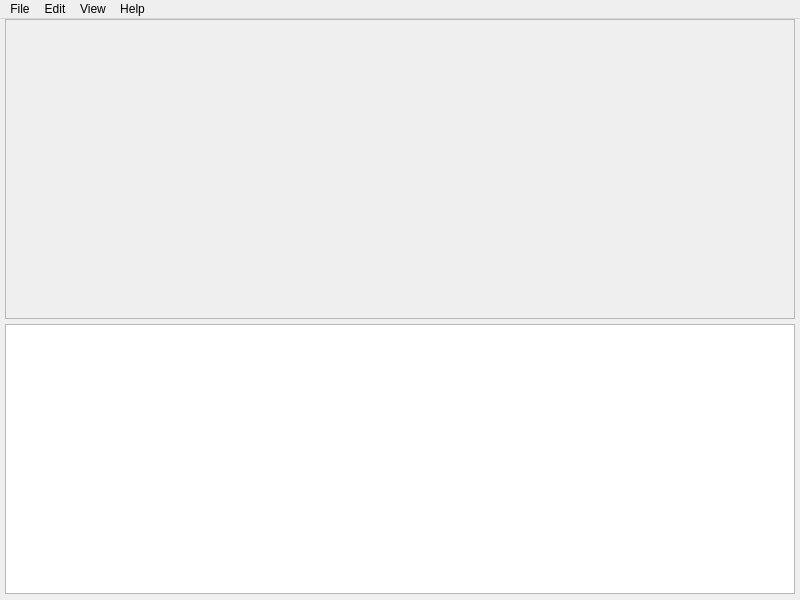
<?xml version="1.0" encoding="UTF-8"?>
<ui version="4.0">
 <class>PythonOCR</class>
 <widget class="QMainWindow" name="PythonOCR">
  <property name="geometry">
   <rect>
    <x>0</x>
    <y>0</y>
    <width>800</width>
    <height>600</height>
   </rect>
  </property>
  <property name="windowTitle">
   <string>PythonOCR</string>
  </property>
  <widget class="QWidget" name="centralwidget">
   <widget class="QWidget" name="widget" native="true">
    <property name="geometry">
     <rect>
      <x>0</x>
      <y>0</y>
      <width>800</width>
      <height>600</height>
     </rect>
    </property>
    <widget class="QScrollArea" name="scrollArea">
     <property name="geometry">
      <rect>
       <x>5</x>
       <y>0</y>
       <width>790</width>
       <height>300</height>
      </rect>
     </property>
     <property name="verticalScrollBarPolicy">
      <enum>Qt::ScrollBarAsNeeded</enum>
     </property>
     <property name="horizontalScrollBarPolicy">
      <enum>Qt::ScrollBarAsNeeded</enum>
     </property>
     <property name="sizeAdjustPolicy">
      <enum>QAbstractScrollArea::AdjustToContents</enum>
     </property>
     <property name="widgetResizable">
      <bool>true</bool>
     </property>
     <widget class="QWidget" name="scrollAreaWidgetContents">
      <property name="geometry">
       <rect>
        <x>0</x>
        <y>0</y>
        <width>786</width>
        <height>296</height>
       </rect>
      </property>
      <widget class="QLabel" name="imageLbl">
       <property name="geometry">
        <rect>
         <x>0</x>
         <y>5</y>
         <width>790</width>
         <height>300</height>
        </rect>
       </property>
       <property name="sizePolicy">
        <sizepolicy hsizetype="Ignored" vsizetype="Ignored">
         <horstretch>0</horstretch>
         <verstretch>0</verstretch>
        </sizepolicy>
       </property>
       <property name="text">
        <string/>
       </property>
       <property name="scaledContents">
        <bool>true</bool>
       </property>
      </widget>
     </widget>
    </widget>
    <widget class="QPlainTextEdit" name="plainTextEditResult">
     <property name="geometry">
      <rect>
       <x>5</x>
       <y>305</y>
       <width>790</width>
       <height>270</height>
      </rect>
     </property>
    </widget>
   </widget>
  </widget>
  <widget class="QMenuBar" name="menubar">
   <property name="geometry">
    <rect>
     <x>0</x>
     <y>0</y>
     <width>800</width>
     <height>20</height>
    </rect>
   </property>
   <widget class="QMenu" name="fileMenu">
    <property name="title">
     <string>File</string>
    </property>
   </widget>
   <widget class="QMenu" name="editMenu">
    <property name="title">
     <string>Edit</string>
    </property>
   </widget>
   <widget class="QMenu" name="viewMenu">
    <property name="title">
     <string>View</string>
    </property>
   </widget>
   <widget class="QMenu" name="helpMenu">
    <property name="title">
     <string>Help</string>
    </property>
   </widget>
   <addaction name="fileMenu"/>
   <addaction name="editMenu"/>
   <addaction name="viewMenu"/>
   <addaction name="helpMenu"/>
  </widget>
  <action name="openAct">
   <property name="icon">
    <iconset>
     <normaloff>icones/folder-open.png</normaloff>icones/folder-open.png</iconset>
   </property>
   <property name="text">
    <string>Open...</string>
   </property>
  </action>
  <action name="exitAct">
   <property name="icon">
    <iconset>
     <normaloff>icones/door-open-out.png</normaloff>icones/door-open-out.png</iconset>
   </property>
   <property name="text">
    <string>E&amp;xit</string>
   </property>
  </action>
  <action name="getAct">
   <property name="icon">
    <iconset>
     <normaloff>icones/gear.png</normaloff>icones/gear.png</iconset>
   </property>
   <property name="text">
    <string>&amp;Get Text</string>
   </property>
  </action>
  <action name="cleanAct">
   <property name="icon">
    <iconset>
     <normaloff>icones/eraser.png</normaloff>icones/eraser.png</iconset>
   </property>
   <property name="text">
    <string>C&amp;lean Text</string>
   </property>
  </action>
  <action name="zoomInAct">
   <property name="text">
    <string>Zoom &amp;In (25%)</string>
   </property>
  </action>
  <action name="zoomOutAct">
   <property name="text">
    <string>Zoom &amp;Out (25%)</string>
   </property>
  </action>
  <action name="normalSizeAct">
   <property name="text">
    <string>&amp;Normal Size</string>
   </property>
  </action>
  <action name="fitToWindowAct">
   <property name="text">
    <string>&amp;Fit to Window</string>
   </property>
  </action>
 </widget>
 <resources/>
 <connections/>
</ui>
